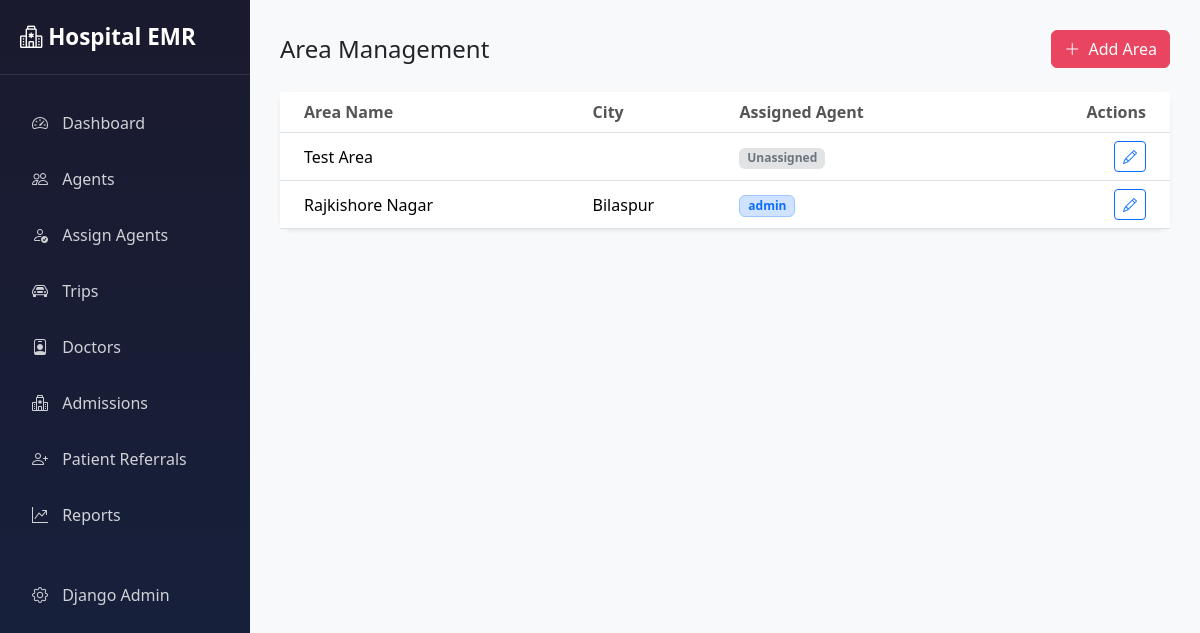
Page /portal/areas/ (signed in) on the committed database.
### core/models.py (models this page shows, shortened)
class Area(models.Model):
    name = models.CharField(max_length=100, unique=True, help_text="e.g. Downtown, North Zone")
    street = models.CharField(max_length=200, blank=True, null=True)
    landmark = models.CharField(max_length=200, blank=True, null=True)
    city = models.CharField(max_length=100)
    pincode = models.CharField(max_length=10, default='')
    state = models.CharField(max_length=100, default='Maharashtra')
    region = models.CharField(max_length=100, blank=True, null=True, help_text="e.g. Vidarbha, West")
    description = models.TextField(blank=True, null=True)
    agent = models.ForeignKey(User, on_delete=models.SET_NULL, null=True, blank=True,
                            related_name='assigned_areas', limit_choices_to={'role': 'advisor'})
    created_at = models.DateTimeField(auto_now_add=True)
    class Meta:
        ordering = ['city', 'name']

class User(AbstractUser):
    ROLE_CHOICES = (
        ('advisor', 'Advisor (Agent)'),
        ('maintenance', 'Maintenance (Staff)'),
        ('admin', 'Admin'),
    )
    role = models.CharField(max_length=20, choices=ROLE_CHOICES, default='advisor')

### portal/views.py (the view)
# urls.py: path('areas/', views.AreaListView.as_view(), name='area_list'),
class AreaListView(PortalMixin, ListView):
    model = Area
    template_name = 'portal/areas/list.html'
    context_object_name = 'areas'
    paginate_by = 50
    def get_context_data(self, **kwargs):
        context = super().get_context_data(**kwargs)
        context['title'] = 'Area Management'
        return context

### portal/views.py (called while the page is built)
    @method_decorator(staff_member_required)
    def dispatch(self, request, *args, **kwargs):
        return super().dispatch(request, *args, **kwargs)

### portal/templates/portal/areas/list.html (shortened to what this page needs)
{% extends 'portal/base.html' %}
{% block content %}
<div class="d-flex justify-content-between align-items-center mb-4">
    <h4 class="mb-0">{{ title }}</h4>
    <a href="{% url 'portal:area_create' %}" class="btn btn-primary">
        <i class="bi bi-plus-lg me-1"></i> Add Area
    </a>
</div>
<div class="card shadow-sm">
    <div class="card-body p-0">
        <div class="table-responsive">
            <table class="table table-hover align-middle mb-0">
                <thead class="bg-light">
                    <tr>
                        <th class="ps-4">Area Name</th>
                        <th>City</th>
                        <th>Assigned Agent</th>
                        <th class="text-end pe-4">Actions</th>
                    </tr>
                </thead>
                <tbody>
                    {% for area in areas %}
                    <tr>
                        <td class="ps-4 fw-medium">{{ area.name }}</td>
                        <td>{{ area.city }}</td>
                        <td>
                            {% if area.agent %}
                            <span class="badge bg-primary-subtle text-primary border border-primary-subtle">
                                {{ area.agent.username }}
                            </span>
                            {% else %}
                            <span class="badge bg-secondary-subtle text-secondary">Unassigned</span>
                            {% endif %}
                        </td>
                        <td class="text-end pe-4">
                            <a href="{% url 'portal:area_edit' area.id %}" class="btn btn-sm btn-outline-primary">
                                <i class="bi bi-pencil"></i>
                            </a>
                        </td>
                    </tr>
                    {% empty %}
                    <tr>
                        <td colspan="4" class="text-center py-4 text-muted">
                            No areas found.
                        </td>
                    </tr>
                    {% endfor %}
                </tbody>
            </table>
        </div>
    </div>
</div>
{% endblock %}

### portal/templates/portal/base.html (style rules this page uses)
:root { --primary-color: #1a1a2e; --secondary-color: #16213e; --accent-color: #0f3460; --highlight-color: #e94560; }
body { background-color: #f8f9fa; min-height: 100vh; }
.card { border: none; border-radius: 12px; box-shadow: 0 2px 12px rgba(0, 0, 0, 0.08); }
.btn-primary { background-color: var(--highlight-color); border-color: var(--highlight-color); }
.table th { font-weight: 600; color: #555; border-top: none; }

### rows in the picture
Area: name "Test Area", shows "Unassigned"
Area: name "Rajkishore Nagar", city "Bilaspur", agent.username "admin"

### other values in the picture
{{ title }} "Area Management"
